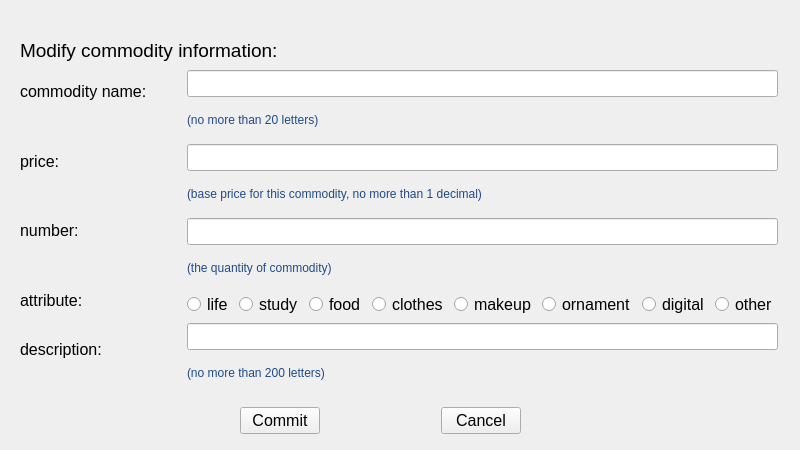
<?xml version="1.0" encoding="UTF-8"?>
<ui version="4.0">
 <class>mdfcommoWidget</class>
 <widget class="QWidget" name="mdfcommoWidget">
  <property name="geometry">
   <rect>
    <x>0</x>
    <y>0</y>
    <width>800</width>
    <height>450</height>
   </rect>
  </property>
  <property name="minimumSize">
   <size>
    <width>800</width>
    <height>450</height>
   </size>
  </property>
  <property name="maximumSize">
   <size>
    <width>800</width>
    <height>450</height>
   </size>
  </property>
  <property name="windowTitle">
   <string>Modify commodity information</string>
  </property>
  <widget class="QWidget" name="layoutWidget_2">
   <property name="geometry">
    <rect>
     <x>240</x>
     <y>400</y>
     <width>281</width>
     <height>41</height>
    </rect>
   </property>
   <layout class="QHBoxLayout" name="horizontalLayout_4">
    <item>
     <widget class="QPushButton" name="commitButton_2">
      <property name="font">
       <font>
        <pointsize>12</pointsize>
       </font>
      </property>
      <property name="text">
       <string>Commit</string>
      </property>
     </widget>
    </item>
    <item>
     <spacer name="horizontalSpacer_10">
      <property name="orientation">
       <enum>Qt::Horizontal</enum>
      </property>
      <property name="sizeHint" stdset="0">
       <size>
        <width>100</width>
        <height>20</height>
       </size>
      </property>
     </spacer>
    </item>
    <item>
     <widget class="QPushButton" name="cancelButton_2">
      <property name="font">
       <font>
        <pointsize>12</pointsize>
       </font>
      </property>
      <property name="text">
       <string>Cancel</string>
      </property>
     </widget>
    </item>
   </layout>
  </widget>
  <widget class="QLabel" name="label">
   <property name="geometry">
    <rect>
     <x>20</x>
     <y>40</y>
     <width>360</width>
     <height>21</height>
    </rect>
   </property>
   <property name="font">
    <font>
     <pointsize>14</pointsize>
    </font>
   </property>
   <property name="text">
    <string>Modify commodity information:</string>
   </property>
  </widget>
  <widget class="QWidget" name="layoutWidget">
   <property name="geometry">
    <rect>
     <x>20</x>
     <y>70</y>
     <width>758</width>
     <height>321</height>
    </rect>
   </property>
   <layout class="QHBoxLayout" name="horizontalLayout_5">
    <item>
     <layout class="QVBoxLayout" name="verticalLayout_3">
      <item>
       <widget class="QLabel" name="usernameLabel_2">
        <property name="font">
         <font>
          <pointsize>12</pointsize>
         </font>
        </property>
        <property name="text">
         <string>commodity name:</string>
        </property>
       </widget>
      </item>
      <item>
       <spacer name="horizontalSpacer_6">
        <property name="orientation">
         <enum>Qt::Horizontal</enum>
        </property>
        <property name="sizeHint" stdset="0">
         <size>
          <width>40</width>
          <height>20</height>
         </size>
        </property>
       </spacer>
      </item>
      <item>
       <widget class="QLabel" name="pswdLabel_2">
        <property name="font">
         <font>
          <pointsize>12</pointsize>
         </font>
        </property>
        <property name="text">
         <string>price:</string>
        </property>
       </widget>
      </item>
      <item>
       <spacer name="horizontalSpacer_7">
        <property name="orientation">
         <enum>Qt::Horizontal</enum>
        </property>
        <property name="sizeHint" stdset="0">
         <size>
          <width>40</width>
          <height>20</height>
         </size>
        </property>
       </spacer>
      </item>
      <item>
       <widget class="QLabel" name="phonenumLabel_2">
        <property name="font">
         <font>
          <pointsize>12</pointsize>
         </font>
        </property>
        <property name="text">
         <string>number:</string>
        </property>
       </widget>
      </item>
      <item>
       <spacer name="horizontalSpacer_8">
        <property name="orientation">
         <enum>Qt::Horizontal</enum>
        </property>
        <property name="sizeHint" stdset="0">
         <size>
          <width>40</width>
          <height>20</height>
         </size>
        </property>
       </spacer>
      </item>
      <item>
       <widget class="QLabel" name="addrLabel_2">
        <property name="font">
         <font>
          <pointsize>12</pointsize>
         </font>
        </property>
        <property name="text">
         <string>attribute:</string>
        </property>
       </widget>
      </item>
      <item>
       <widget class="QLabel" name="label_2">
        <property name="font">
         <font>
          <pointsize>12</pointsize>
         </font>
        </property>
        <property name="text">
         <string>description:</string>
        </property>
       </widget>
      </item>
      <item>
       <spacer name="horizontalSpacer_12">
        <property name="orientation">
         <enum>Qt::Horizontal</enum>
        </property>
        <property name="sizeHint" stdset="0">
         <size>
          <width>40</width>
          <height>20</height>
         </size>
        </property>
       </spacer>
      </item>
     </layout>
    </item>
    <item>
     <layout class="QVBoxLayout" name="verticalLayout_4">
      <item>
       <widget class="QLineEdit" name="cnameLineEdit">
        <property name="font">
         <font>
          <pointsize>12</pointsize>
         </font>
        </property>
       </widget>
      </item>
      <item>
       <widget class="QLabel" name="usernameTip_2">
        <property name="text">
         <string>&lt;html&gt;&lt;head/&gt;&lt;body&gt;&lt;p&gt;&lt;span style=&quot; color:#204a87;&quot;&gt;(no more than 20 letters)&lt;/span&gt;&lt;/p&gt;&lt;/body&gt;&lt;/html&gt;</string>
        </property>
       </widget>
      </item>
      <item>
       <widget class="QLineEdit" name="priceLineEdit">
        <property name="font">
         <font>
          <pointsize>12</pointsize>
         </font>
        </property>
       </widget>
      </item>
      <item>
       <widget class="QLabel" name="pswdTip_2">
        <property name="text">
         <string>&lt;html&gt;&lt;head/&gt;&lt;body&gt;&lt;p&gt;&lt;span style=&quot; color:#204a87;&quot;&gt;(base price for this commodity, no more than 1 decimal)&lt;/span&gt;&lt;/p&gt;&lt;/body&gt;&lt;/html&gt;</string>
        </property>
       </widget>
      </item>
      <item>
       <widget class="QLineEdit" name="numLineEdit">
        <property name="font">
         <font>
          <pointsize>12</pointsize>
         </font>
        </property>
       </widget>
      </item>
      <item>
       <widget class="QLabel" name="phonenumTip_2">
        <property name="text">
         <string>&lt;html&gt;&lt;head/&gt;&lt;body&gt;&lt;p&gt;&lt;span style=&quot; color:#204a87;&quot;&gt;(the quantity of commodity)&lt;/span&gt;&lt;/p&gt;&lt;/body&gt;&lt;/html&gt;</string>
        </property>
       </widget>
      </item>
      <item>
       <layout class="QHBoxLayout" name="horizontalLayout_3">
        <item>
         <widget class="QRadioButton" name="lifeButton">
          <property name="font">
           <font>
            <pointsize>12</pointsize>
           </font>
          </property>
          <property name="text">
           <string>life</string>
          </property>
         </widget>
        </item>
        <item>
         <widget class="QRadioButton" name="studyButton">
          <property name="font">
           <font>
            <pointsize>12</pointsize>
           </font>
          </property>
          <property name="text">
           <string>study</string>
          </property>
         </widget>
        </item>
        <item>
         <widget class="QRadioButton" name="foodButton">
          <property name="font">
           <font>
            <pointsize>12</pointsize>
           </font>
          </property>
          <property name="text">
           <string>food</string>
          </property>
         </widget>
        </item>
        <item>
         <widget class="QRadioButton" name="clothesButton">
          <property name="font">
           <font>
            <pointsize>12</pointsize>
           </font>
          </property>
          <property name="text">
           <string>clothes</string>
          </property>
         </widget>
        </item>
        <item>
         <widget class="QRadioButton" name="makeupButton">
          <property name="font">
           <font>
            <pointsize>12</pointsize>
           </font>
          </property>
          <property name="text">
           <string>makeup</string>
          </property>
         </widget>
        </item>
        <item>
         <widget class="QRadioButton" name="ornaButton">
          <property name="font">
           <font>
            <pointsize>12</pointsize>
           </font>
          </property>
          <property name="text">
           <string>ornament</string>
          </property>
         </widget>
        </item>
        <item>
         <widget class="QRadioButton" name="digiButton">
          <property name="font">
           <font>
            <pointsize>12</pointsize>
           </font>
          </property>
          <property name="text">
           <string>digital</string>
          </property>
         </widget>
        </item>
        <item>
         <widget class="QRadioButton" name="otherButton">
          <property name="font">
           <font>
            <pointsize>12</pointsize>
           </font>
          </property>
          <property name="text">
           <string>other</string>
          </property>
         </widget>
        </item>
       </layout>
      </item>
      <item>
       <widget class="QLineEdit" name="descLineEdit">
        <property name="font">
         <font>
          <pointsize>12</pointsize>
         </font>
        </property>
       </widget>
      </item>
      <item>
       <widget class="QLabel" name="addrTip_2">
        <property name="text">
         <string>&lt;html&gt;&lt;head/&gt;&lt;body&gt;&lt;p&gt;&lt;span style=&quot; color:#204a87;&quot;&gt;(no more than 200 letters)&lt;/span&gt;&lt;/p&gt;&lt;/body&gt;&lt;/html&gt;</string>
        </property>
       </widget>
      </item>
     </layout>
    </item>
   </layout>
  </widget>
 </widget>
 <resources/>
 <connections/>
</ui>
